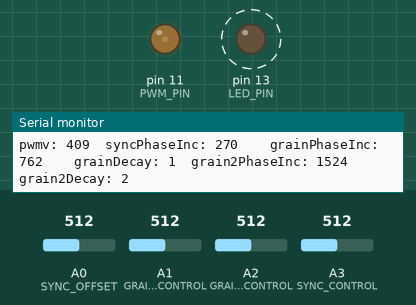
This sketch was run on a simulated Arduino Uno, built with avr-gcc and run on an emulated ATmega328P. On the bench: output pins drawn as LEDs (lit = HIGH), the last lines printed to the serial monitor. Dashed ring = blinking. Inputs (shaded band) come from the test bench; at power-on: A3 (SYNC_CONTROL) = 512, A2 (GRAIN2_FREQ_CONTROL) = 512, A1 (GRAIN_FREQ_CONTROL) = 512, A0 (SYNC_OFFSET) = 512.

Above: at 1.2 s.
1.3 s: A3 (SYNC_CONTROL) set to 630
At 2.17 s:
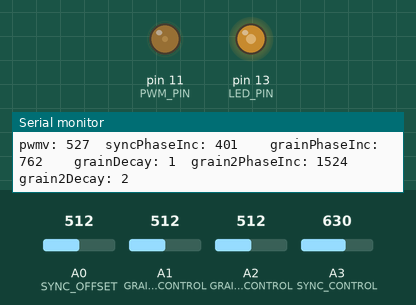
4.3 s: A2 (GRAIN2_FREQ_CONTROL) set to 30
Timing chart, 0 to 4.6 s (numbered marks = the images above; inputs shaded):
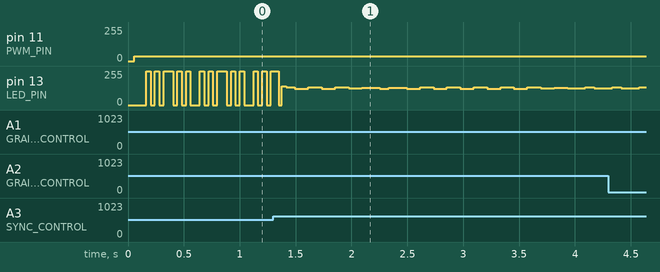

The sketch:

grainsV21.ino
```cpp
// Grains V2.1
// smooth CV pitch
// 02-06-2015 finetune for PCB V2 added on pin A3
//
// based on the Auduino code by Peter Knight, revised and finetuned by Ginkosynthese for use with cv inputs.
//
// inputs
// Analog in 0: Grain repetition frequency
// Analog in 1: Grain 1 pitch
// Analog in 2: Grain 2 pitch
// output
// Digital 11: Audio out (PWM)


#include <avr/io.h>
#include <avr/interrupt.h>
#include <avr/pgmspace.h>

uint16_t syncPhaseAcc;
uint16_t syncPhaseInc;
uint16_t grainPhaseAcc;
uint16_t grainPhaseInc;
uint16_t grainAmp;
uint8_t grainDecay;
uint16_t grain2PhaseAcc;
uint16_t grain2PhaseInc;
uint16_t grain2Amp;
uint8_t grain2Decay;

// Map Analogue channels
#define SYNC_CONTROL         (3)
#define SYNC_OFFSET         (0)
#define GRAIN_FREQ_CONTROL   (1)
#define GRAIN2_FREQ_CONTROL  (2)

// Changing these will also requires rewriting audioOn()
//    Output is on pin 11
#define PWM_PIN       11
#define PWM_VALUE     OCR2A
#define LED_PIN       13
#define LED_PORT      PORTB
#define LED_BIT       5
#define PWM_INTERRUPT TIMER2_OVF_vect

const uint16_t freqTable[] PROGMEM = {
69,69,69,69,70,70,70,70,70,71,71,71,71,72,72,72,72,73,73,73,73,
74,74,74,74,75,75,75,75,76,76,76,76,77,77,77,77,78,78,78,78,79,
79,79,79,80,80,80,81,81,81,81,82,82,82,82,83,83,83,84,84,84,84,
85,85,85,86,86,86,86,87,87,87,88,88,88,88,89,89,89,90,90,90,91,
91,91,91,92,92,92,93,93,93,94,94,94,95,95,95,96,96,96,97,97,97,
97,98,98,98,99,99,99,100,100,100,101,101,101,102,102,102,103,103,104,104,104,
105,105,105,106,106,106,107,107,107,108,108,109,109,109,110,110,110,111,111,111,112,
112,113,113,113,114,114,114,115,115,116,116,116,117,117,118,118,118,119,119,120,120,
120,121,121,122,122,122,123,123,124,124,124,125,125,126,126,127,127,127,128,128,129,
129,130,130,130,131,131,132,132,133,133,134,134,134,135,135,136,136,137,137,138,138,
139,139,139,140,140,141,141,142,142,143,143,144,144,145,145,146,146,147,147,148,148,
149,149,150,150,151,151,152,152,153,153,154,154,155,155,156,156,157,157,158,158,159,
159,160,161,161,162,162,163,163,164,164,165,165,166,167,167,168,168,169,169,170,171,
171,172,172,173,173,174,175,175,176,176,177,178,178,179,179,180,181,181,182,182,183,
184,184,185,185,186,187,187,188,189,189,190,190,191,192,192,193,194,194,195,196,196,
197,198,198,199,200,200,201,202,202,203,204,204,205,206,206,207,208,208,209,210,211,
211,212,213,213,214,215,216,216,217,218,218,219,220,221,221,222,223,224,224,225,226,
227,227,228,229,230,231,231,232,233,234,234,235,236,237,238,238,239,240,241,242,242,
243,244,245,246,246,247,248,249,250,251,251,252,253,254,255,256,257,257,258,259,260,
261,262,263,264,264,265,266,267,268,269,270,271,272,273,273,274,275,276,277,278,279,
280,281,282,283,284,285,286,287,288,288,289,290,291,292,293,294,295,296,297,298,299,
300,301,302,303,304,305,306,307,308,310,311,312,313,314,315,316,317,318,319,320,321,
322,323,324,325,327,328,329,330,331,332,333,334,335,337,338,339,340,341,342,343,345,
346,347,348,349,350,352,353,354,355,356,357,359,360,361,362,363,365,366,367,368,370,
371,372,373,375,376,377,378,380,381,382,383,385,386,387,389,390,391,393,394,395,397,
398,399,401,402,403,405,406,407,409,410,411,413,414,416,417,418,420,421,423,424,425,
427,428,430,431,433,434,436,437,438,440,441,443,444,446,447,449,450,452,453,455,456,
458,460,461,463,464,466,467,469,470,472,474,475,477,478,480,482,483,485,486,488,490,
491,493,495,496,498,500,501,503,505,506,508,510,511,513,515,517,518,520,522,524,525,
527,529,531,532,534,536,538,540,541,543,545,547,549,551,552,554,556,558,560,562,564,
566,567,569,571,573,575,577,579,581,583,585,587,589,591,593,595,597,599,601,603,605,
607,609,611,613,615,617,619,621,623,625,627,630,632,634,636,638,640,642,644,647,649,
651,653,655,658,660,662,664,666,669,671,673,675,678,680,682,685,687,689,691,694,696,
698,701,703,705,708,710,713,715,717,720,722,725,727,729,732,734,737,739,742,744,747,
749,752,754,757,759,762,764,767,770,772,775,777,780,783,785,788,791,793,796,799,801,
804,807,809,812,815,817,820,823,826,828,831,834,837,840,842,845,848,851,854,857,860,
862,865,868,871,874,877,880,883,886,889,892,895,898,901,904,907,910,913,916,919,922,
925,928,932,935,938,941,944,947,950,954,957,960,963,966,970,973,976,979,983,986,989,
993,996,999,1003,1006,1009,1013,1016,1020,1023,1027,1030,1033,1037,1040,1044,1047,1051,1054,1058,1061,
1065,1069,1072,1076,1079,1083,1087,1090,1094,1098,1101,1105,1109,1112,1116,1120,1124,1127,1131,1135,1139,
1143,1146,1150,1154,1158,1162,1166,1170,1174,1178,1182,1186,1189,1193,1197,1201,1206,1210,1214,1218,1222,
1226,1230,1234,1238,1242,1247,1251,1255,1259,1263,1268,1272,1276,1280,1285,1289,1293,1298,1302,1306,1311,
1315,1320,1324,1328,1333,1337,1342,1346,1351,1355,1360,1365,1369,1374,1378,1383,1388,1392,1397,1402,1406,
1411,1416,1421,1425,1430,1435,1440,1444,1449,1454,1459,1464,1469,1474,1479,1484,1489,1494,1499,1504,1509,
1514,1519,1524,1529,1534,1539,1545,1550,1555,1560,1565,1571,1576,1581,1587,1592,1597,1603,1608,1613,1619,
1624,1630,1635,1641,1646,1652,1657,1663,1668,1674,1679,1685,1691,1696,1702,1708,1714,1719,1725,1731,1737,
1742,1748,1754,1760,1766,1772,1778,1784,1790,1796,1802,1808,1814,1820,1826,1832,1838,1845,1851,1857,1863,
1869,1876,1882,1888,1895,1901,1907,1914,1920,1927,1933,1940,1946,1953,1959,1966,1972,1979,1986,1992,1999,
2006,2012,2019,2026,2033,2040,2046,2053,2060,2067,2074,2081,2088,2095,2102,2109
};
uint16_t mapFreq(uint16_t input) {
  return pgm_read_word_near(freqTable + input);
}

void audioOn() {
  // Set up PWM to 31.25kHz, phase accurate
  TCCR2A = _BV(COM2A1) | _BV(WGM20);
  TCCR2B = _BV(CS20);
  TIMSK2 = _BV(TOIE2);
}


void setup() {
  Serial.begin(9600);
  pinMode(PWM_PIN,OUTPUT);
  audioOn();
  pinMode(LED_PIN,OUTPUT);
}

void loop() {
  int pwmv = analogRead(SYNC_CONTROL)+(analogRead(SYNC_OFFSET)/5-205);
    if (pwmv > 1023) pwmv = 1023;
        if (pwmv < 0) pwmv = 0;
  Serial.print("pwmv: ");
  Serial.print(pwmv);
  Serial.print("\t");
  syncPhaseInc = mapFreq(pwmv);

  Serial.print("syncPhaseInc: ");
  Serial.print(syncPhaseInc);
  Serial.print("\t");

  grainPhaseInc  = mapFreq(analogRead(GRAIN_FREQ_CONTROL)) * 2;
  if (grainPhaseInc < 620) grainPhaseInc = 620;
  Serial.print("  grainPhaseInc: ");
  Serial.print(  grainPhaseInc);
  Serial.print("\t");
  grainDecay     = 10 / 8;
  Serial.print("  grainDecay: ");
  Serial.print(  grainDecay);
  Serial.print("\t");
  grain2PhaseInc = mapFreq(analogRead(GRAIN2_FREQ_CONTROL)) * 4;
  Serial.print("grain2PhaseInc: ");
  Serial.print(grain2PhaseInc);
  Serial.print("\t");
  grain2Decay    = 10 / 4;
  Serial.print("grain2Decay: ");
  Serial.print(grain2Decay);
  Serial.print("\t");
  Serial.print("\n");
}

SIGNAL(PWM_INTERRUPT)
{


  uint8_t value;
  uint16_t output;

  syncPhaseAcc += syncPhaseInc;
  if (syncPhaseAcc < syncPhaseInc) {
    // Time to start the next grain
    grainPhaseAcc = 0;
    grainAmp = 0x7fff;
    grain2PhaseAcc = 0;
    grain2Amp = 0x7fff;
    LED_PORT ^= 1 << LED_BIT; // Faster than using digitalWrite
  }

  // Increment the phase of the grain oscillators
  grainPhaseAcc += grainPhaseInc;
  grain2PhaseAcc += grain2PhaseInc;

  // Convert phase into a triangle wave
  value = (grainPhaseAcc >> 7) & 0xff;
  if (grainPhaseAcc & 0x8000) value = ~value;
  // Multiply by current grain amplitude to get sample
  output = value * (grainAmp >> 8);

  // Repeat for second grain
  value = (grain2PhaseAcc >> 7) & 0xff;
  if (grain2PhaseAcc & 0x8000) value = ~value;
  output += value * (grain2Amp >> 8);

  // Make the grain amplitudes decay by a factor every sample (exponential decay)
  grainAmp -= (grainAmp >> 8) * grainDecay;
  grain2Amp -= (grain2Amp >> 8) * grain2Decay;

  // Scale output to the available range, clipping if necessary
  output >>= 9;
  if (output > 255) output = 255;

  // Output to PWM (this is faster than using analogWrite)
  PWM_VALUE = output;
}
```
